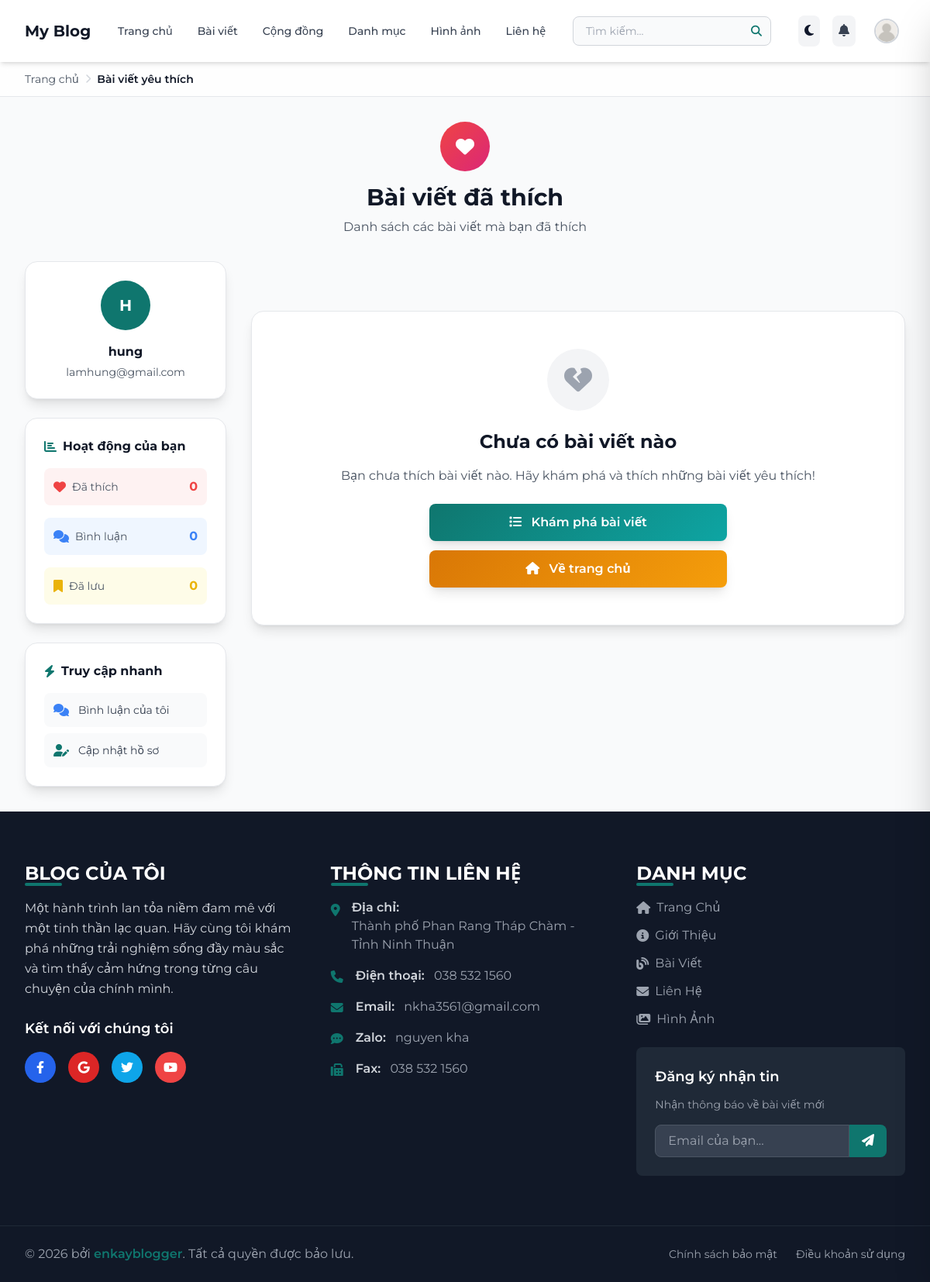
The page /project/static/user_likes.php (signed in) on the database its author committed.
### tables this page shows
CREATE TABLE `users` (
  `id` int(100) NOT NULL,
  `name` varchar(255) NOT NULL,
  `email` varchar(50) NOT NULL,
  `password` varchar(50) NOT NULL,
  `avatar` blob DEFAULT NULL,
  `banned` tinyint(1) NOT NULL DEFAULT 0,
  `level_of_interaction` enum('Cao','Ổn định','Thấp') DEFAULT 'Thấp',
  `reset_code` varchar(32) DEFAULT NULL,
  `role` enum('user','admin') NOT NULL DEFAULT 'user',
  `legacy_admin_id` int(100) DEFAULT NULL
);

### project/static/user_likes.php (the view, shortened to what the rows shown need)
<?php
include '../components/save_post.php';
$select_user = $conn->prepare("SELECT name, email FROM `users` WHERE id = ?");
$select_user->execute([$user_id]);
$user_info = $select_user->fetch(PDO::FETCH_ASSOC);
?>
<?php include '../components/layout_header.php'; ?>
<main class="min-h-screen bg-gray-50 dark:bg-gray-900">
    <div class="container-custom py-8">
        <div class="text-center mb-8">
            <h1 class="text-3xl font-bold text-gray-900 dark:text-white mb-2">Bài viết đã thích</h1>
        </div>
        <div class="grid grid-cols-1 lg:grid-cols-4 gap-8 profile-shell">
            <div class="lg:col-span-1 order-2 lg:order-1 profile-sidebar">
                <div class="bg-white dark:bg-gray-800 rounded-2xl shadow-lg border border-gray-200 dark:border-gray-700 p-6 mb-6 profile-card">
                    <div class="text-center">
                        <div class="w-16 h-16 bg-main rounded-full flex items-center justify-center text-white text-xl font-bold mx-auto mb-4">
                            <?= strtoupper(substr($user_info['name'], 0, 1)) ?>
                        </div>
                        <h3 class="font-bold text-gray-900 dark:text-white mb-1"><?= htmlspecialchars($user_info['name']) ?></h3>
                        <p class="text-sm text-gray-600 dark:text-gray-400"><?= htmlspecialchars($user_info['email']) ?></p>
                    </div>
                </div>
            </div>
        </div>
    </div>
</main>
<?php include '../components/layout_footer.php'; ?>

### rows shown on the page
users: name "H", name "hung", email "lamhung@gmail.com"

### other values the page prints
$item['title'] "Trang chủ"
$item['title'] "Bài viết yêu thích"
$stats['likes'] "0"
$stats['comments'] "0"
$stats['saved_posts'] "0"
$diachi_text "Thành phố Phan Rang Tháp Chàm - Tỉnh Ninh Thuận"
$dienthoai_text "038 532 1560"
$email_text "nkha3561@gmail.com"
$name_text "nguyen kha"
$fax_text "038 532 1560"
$footer_text "enkayblogger"
